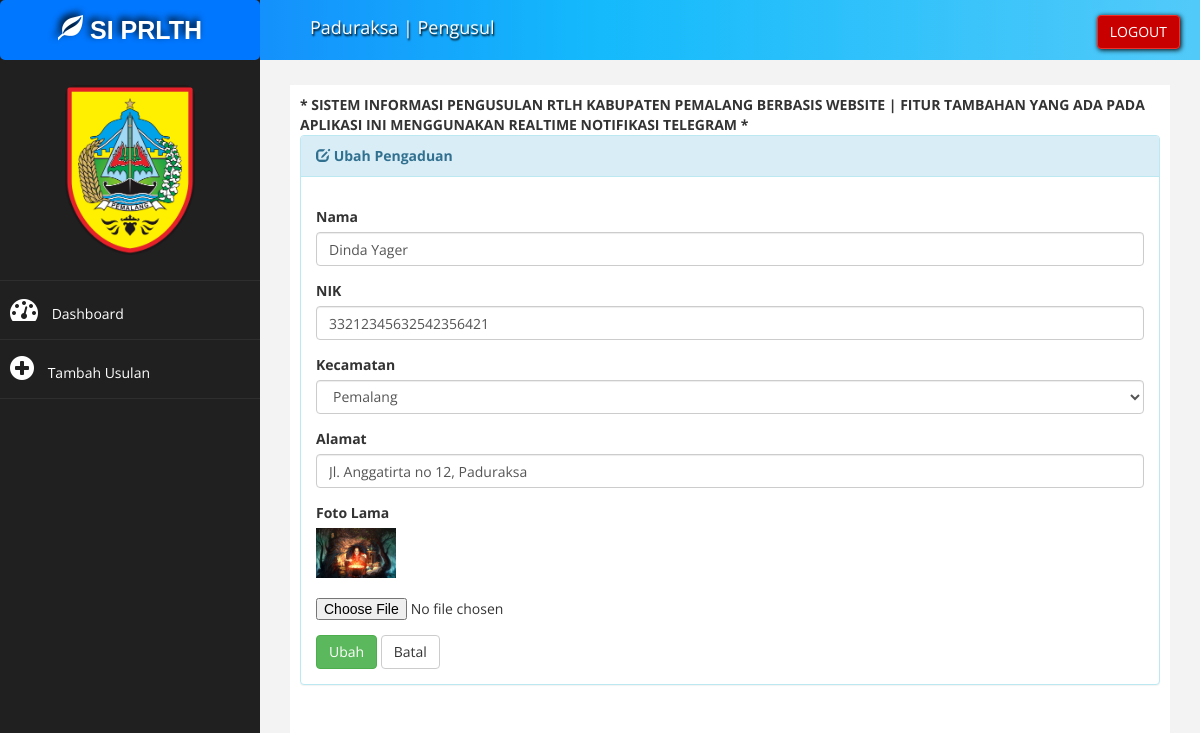
Page /index?page=aduan_ubah&kode=31 (signed in) on the committed database.
### tables this page shows
CREATE TABLE `tb_usulan` (
  `id_pengaduan` int(11) NOT NULL,
  `nama_pengusul` varchar(100) NOT NULL,
  `kecamatan` int(11) NOT NULL,
  `desa` varchar(100) NOT NULL,
  `nik` text NOT NULL,
  `foto` varchar(300) NOT NULL,
  `waktu_aduan` datetime NOT NULL DEFAULT current_timestamp(),
  `status` varchar(20) NOT NULL DEFAULT 'Proses',
  `author` varchar(50) NOT NULL
);

### pengadu/aduan/adu_ubah.php (the view, shortened to what this page needs)
<?php
if (isset($_GET['kode'])) {
  $sql_cek = "select a.id_pengaduan, a.nama_pengusul, a.foto, a.status, a.desa, a.nik, j.id_kecamatan, j.kecamatan
		from tb_usulan a join tb_kecamatan j on a.kecamatan=j.id_kecamatan where id_pengaduan='" . $_GET['kode'] . "'";
  $query_cek = mysqli_query($koneksi, $sql_cek);
  $data_cek = mysqli_fetch_array($query_cek, MYSQLI_BOTH);
}
?>
<div class="panel panel-info">
  <div class="panel-heading">
    <i class="glyphicon glyphicon-edit"></i>
    <b>Ubah Pengaduan</b>
  </div>
  <div class="panel-body">
    <div class="row">
      <div class="col-md-12">
        <form method="POST" enctype="multipart/form-data">
          <div class="form-group">
            <label>Nama </label>
            <input class="form-control" name="nama_pengusul" value="<?php echo $data_cek['nama_pengusul']; ?>" />
          </div>
          <div class="form-group">
            <label>NIK</label>
            <input type="text" class="form-control" name="nik" value="<?php echo $data_cek['nik']; ?>">
          </div>
          <div class="form-group">
            <label>Kecamatan</label>
            <select name="kecamatan" class="form-control">
              <?php
              $query = "select * from tb_kecamatan";
              $hasil = mysqli_query($koneksi, $query);
              while ($row = mysqli_fetch_array($hasil)) {
              ?>
                <option value="<?php echo $row['id_kecamatan'] ?>" <?= $data_cek['id_kecamatan'] == $row['id_kecamatan'] ? "selected" : null ?>>
                  <?php echo $row['kecamatan'] ?>
                </option>
              <?php
              }
              ?>
            </select>
          </div>
          <div class="form-group">
            <label>Alamat</label>
            <input class="form-control" name="desa" value="<?php echo $data_cek['desa']; ?>" />
          </div>
          <div class="form-group">
            <label>Foto Lama</label>
            <br>
            <img src="foto/<?php echo $data_cek['foto']; ?>" width="80px" />
            <br>
            <br>
            <input type="file" name="foto" />
          </div>
          <div>
            <input type="submit" name="Ubah" value="Ubah" class="btn btn-success">
            <a href="?page=aduan_view" title="Kembali" class="btn btn-default">Batal</a>
          </div>
      </div>
    </div>
  </div>
</div>
</div>

### assets/css/style.css (style rules this page uses)
body { font-family: "Open Sans", sans-serif; }

### rows in the picture
tb_usulan: nama_pengusul "Dinda Yager", nik "33212345632542356421", desa "Jl. Anggatirta no 12, Paduraksa", foto (picture)

### other values in the picture
$data_nama "Paduraksa"
$data_level "Pengusul"
form field kecamatan "Pemalang"
